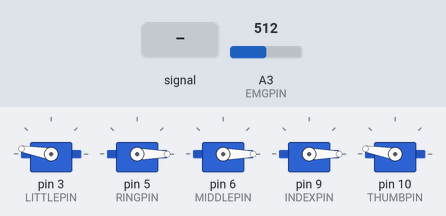
This sketch was run on a simulated Arduino Uno, built with avr-gcc and run on an emulated ATmega328P. On the bench: 5 × servo. Inputs (shaded band) come from the test bench; at power-on: A3 (EMGPIN) = 512. What the sketch prints to the serial monitor is not drawn.

Above: at 1.2 s.
1.3 s: A3 (EMGPIN) fed a 200 Hz sine of ±460 counts around its level
4.3 s: A3 (EMGPIN) set to 716
At 4.8 s:
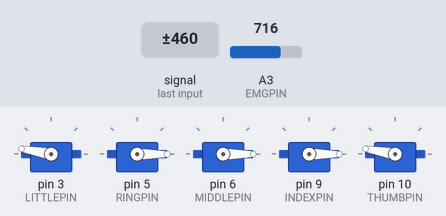
5.8 s: A3 (EMGPIN) set to 162
7.3 s: A3 (EMGPIN) set to 135
At 8.3 s:
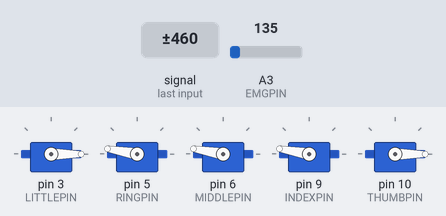
8.8 s: A3 (EMGPIN) set to 160
At 9.5 s:
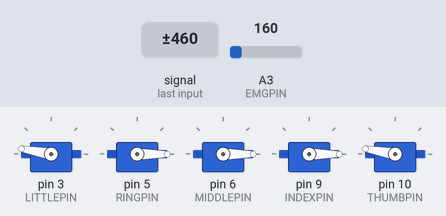
Timing chart, 0 to 11.3 s (numbered marks = the images above; inputs shaded):
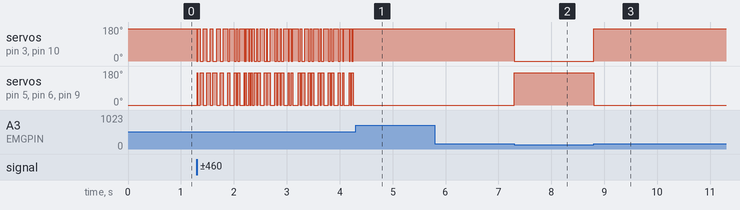

The sketch:

emg_robot_el.ino
```cpp
//Script to control InMoov Arm using Muscle Sensor V3 from Advancer Technologies
//by Carlos Alquezar (calquezar87@gmail.com)
//Zaragoza (Spain)
//February 2014
//Part of Roujin Project (website available soon)

//For information about Muscle Sensor V3 board, manual and other resouces, please visit:
// http://www.advancertechnologies.com/p/muscle-sensor-v3.html

/*
 * This program is free software; you can redistribute it and/or modify
 * it under the terms of the GNU General Public License as published by
 * the Free Software Foundation; either version 3 of the License, or
 * (at your option) any later version.
 *
*/


#include <Servo.h>

#define THRESHOLD 150 //In order to determine the state of the hand (opened/closed)
#define EMGPIN 3      //Analog pin connected to Muscle Sensor V3 Board
#define LITTLEPIN  3  //Digital pin used by Little servo
#define RINGPIN    5  //Digital pin used by Ring servo
#define MIDDLEPIN  6  //Digital pin used by Middle servo
#define INDEXPIN   9  //Digital pin used by Index servo
#define THUMBPIN  10  //Digital pin used by Thumb servo

//Constants used to open and close the fingers
#define LITTLE 1
#define RING   2
#define MIDDLE 3
#define INDEX  4
#define THUMB  5

Servo servoLittleFinger;         // Define servo fingers
Servo servoRingFinger;           // Define servo fingers
Servo servoMiddleFinger;         // Define servo fingers
Servo servoIndexFinger;          // Define servo fingers
Servo servoThumbFinger;          // Define servo fingers

int finger;

// Motion routines for handopen and handclose
void openhand()
{
  for(finger = 1; finger < 6; finger++)
  {
    openFinger(finger);
  }
}
void closehand()
{
  for(finger = 1; finger < 6 ; finger++)
  {
    closeFinger(finger);
  }
}

// You have to rewrite properly the functions to open and close the fingers
// according of your assembly
// In my case, middle and index fingers are opened when servo is at 170 degrees and the others when servo is at 0 degrees
// I have used Towardpro MG996R servos

void openFinger(int finger)
{
  if(finger==LITTLE){servoLittleFinger.write(0);} // Little finger
  else if(finger==RING){servoRingFinger.write(170);}// Ring finger
  else if(finger==MIDDLE){servoMiddleFinger.write(170);}// Middle finger
  else if(finger==INDEX){servoIndexFinger.write(170);}// Index finger
  else if(finger==THUMB){servoThumbFinger.write(0);}//Thumb finger
}

void closeFinger(int finger){
  if(finger==LITTLE){servoLittleFinger.write(170);} // Little finger
  else if(finger==RING){servoRingFinger.write(0);}// Ring finger
  else if(finger==MIDDLE){servoMiddleFinger.write(0);}// Middle finger
  else if(finger==INDEX){servoIndexFinger.write(0);}// Index finger
  else if(finger==THUMB){servoThumbFinger.write(170);}//Thumb finger
}

void setup()
{
  Serial.begin(115200); //BAUDRATE set to 115200, remember it to set monitor serial properly (used this BaudRate and "NL&CR" option to visualize the values correctly)

  servoLittleFinger.attach(LITTLEPIN);  // Set Little finger servo to digital pin 3
  servoRingFinger.attach(RINGPIN);      // Set Ring finger servo to digital pin 5
  servoMiddleFinger.attach(MIDDLEPIN);  // Set Middle finger servo to digital pin 6
  servoIndexFinger.attach(INDEXPIN);    // Set Index finger servo to digital pin 9
  servoThumbFinger.attach(THUMBPIN);    // Set Thumb finger servo to digital pin 10

}//end setup

void loop() {// Nothing to do here, all is done in the interrupt function

  int value = analogRead(EMGPIN); //Sampling analog signal
  if(value>THRESHOLD) //If the value of the sample is greater than THRESHOLD means that the hand has been closed
  {
    closehand();
  }
  else //Otherwise the hand is open
  {
    openhand();
  }
  Serial.println(value); //You can use serial monitor to set THRESHOLD properly, comparing the values shown when you open and close your hand
}
```

Measured:
- the behaviour switches between 151 and 150 on A3 (EMGPIN) (found by bisection; images 1 and 2)
- after the input at 4.3 s, servo on pin 3 (LITTLEPIN), servo on pin 10 (THUMBPIN): stops changing and stays 170°; servo on pin 5 (RINGPIN), servo on pin 6 (MIDDLEPIN), servo on pin 9 (INDEXPIN): stops changing and stays 0°
- after the input at 7.3 s, servo on pin 3 (LITTLEPIN), servo on pin 10 (THUMBPIN): 170° → 0° at once; servo on pin 5 (RINGPIN), servo on pin 6 (MIDDLEPIN), servo on pin 9 (INDEXPIN): 0° → 170° at once
- after the input at 8.8 s, servo on pin 3 (LITTLEPIN), servo on pin 10 (THUMBPIN): 0° → 170° at once; servo on pin 5 (RINGPIN), servo on pin 6 (MIDDLEPIN), servo on pin 9 (INDEXPIN): 170° → 0° at once
